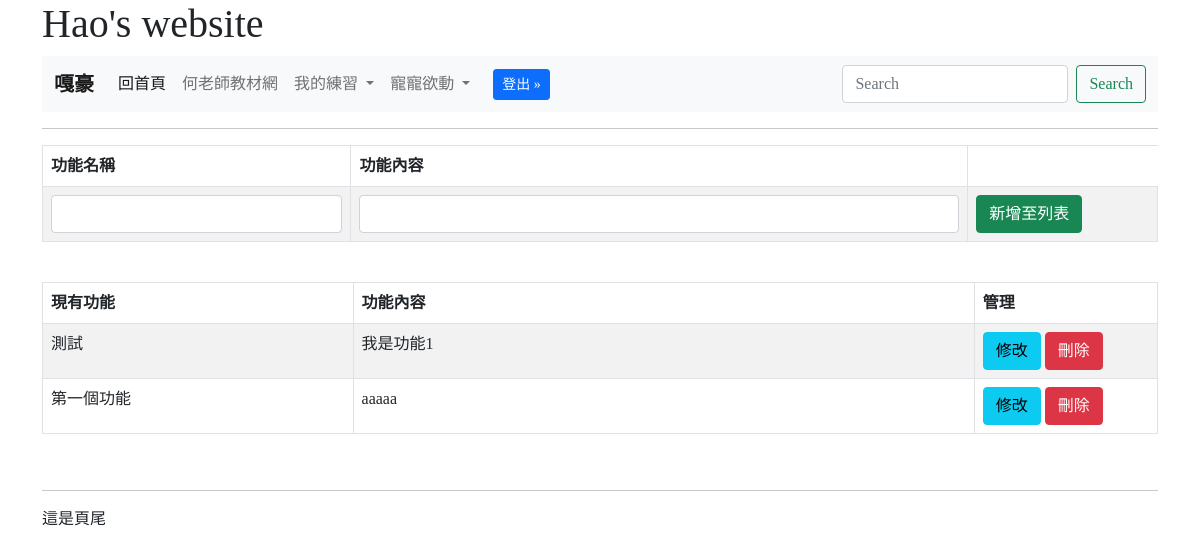
The app's page / (signed in) with its own data.
### mysite/models.py (models this page shows)
class Func(models.Model):
    name = models.CharField(max_length=100)    # 功能名稱
    content = models.TextField()			   # 功能內容

### mysite/views.py (the view)
# urls.py: path('',views.index, name='Index'),
def index(request):
	functions = Func.objects.all()
	form = FunctionForm()
	if request.method == "POST":
		form = FunctionForm(request.POST)
		if form.is_valid():
			form.save()
		return redirect("/")
	context = {
		'functions':functions,
		'form':form
	}
	return render(request, "index.html", context)

### mysite/forms.py
class FunctionForm(forms.ModelForm):
    class Meta:
        model = Func
        fields = '__all__'
        widgets = {
            'name': forms.TextInput(attrs={'class': 'form-control'}),
            'content': forms.TextInput(attrs={'class': 'form-control'})
        }
        labels = {
            'name': '功能名稱',
            'content':'功能內容'
        }

### templates/index.html (shortened to what this page needs)
{% extends "base.html" %}
{% block headmessage %} Hao's website {% endblock %}
{% block main %}
	<hr>
	{% if request.user.is_superuser %}
		<form action="" method="POST">
			<table class="table table-bordered table-striped">
				<thead class="thead-dark">
		            <tr>
		                <th><label>{{ form.name.label }}</label></th>
		                <th><label>{{ form.content.label }}</label></th>
		            </tr>
		        </thead>
				<tr>
					<td Width="200">{{ form.name }}</td>
					<td Width="400">{{ form.content }}</td>
					<td Width="100"><input type="submit" class="btn btn-success" value="新增至列表"></td>
				</tr>
			</table>
		</form>
	{% endif %}
	<br>
	<table class="table table-bordered table-striped">
        <thead class="thead-dark">
            <tr>
                <th>現有功能</th>
                <th>功能內容</th>
                {% if request.user.is_superuser %}
                	<th>管理</th>
                {% endif %}
            </tr>
        </thead>
        <tbody>
        	{% for function in functions %}
	            <tr>
			        <td Width="100">{{ function.name }}</td>
			        <td Width="200">{{ function.content }}</td>
			        {% if request.user.is_superuser %}
				        <td Width="50">
						    <a href="{% url 'UpdateF' function.id %}" class="btn btn-info">修改</a>
						    <a href="{% url 'DeleteF' function.id %}" class="btn btn-danger">刪除</a>
				        </td>
				    {% endif %}
			    </tr>
	        {% endfor %}
        </tbody>
    </table>
	<br>
{% endblock %}

### templates/menu.html (shortened to what this page needs)
<nav class="navbar navbar-expand-lg navbar-light bg-light">
  <div class="container-fluid">
    <a class="navbar-brand" href="#">
      {% if request.user.is_authenticated %}
        <b>{{ request.user.first_name }}</b>
      {% else %}
        懶得登入的人
      {% endif %}
    </a>
    <div class="collapse navbar-collapse" id="navbarSupportedContent">
      <ul class="navbar-nav me-auto mb-2 mb-lg-0">
        <li class="nav-item">
          <a class="nav-link active" aria-current="page" href="/">回首頁</a>
        </li>
        <li class="nav-item">
          <a class="nav-link" href="https://104.es">何老師教材網</a>
        </li>
        <li class="nav-item dropdown">
          <a class="nav-link dropdown-toggle" href="#" id="navbarDropdown" role="button" data-bs-toggle="dropdown" aria-expanded="false">
            我的練習
          </a>
        </li>
        <li class="nav-item dropdown">
          <a class="nav-link dropdown-toggle" href="#" id="navbarDropdown" role="button" data-bs-toggle="dropdown" aria-expanded="false">
            寵寵欲動
          </a>
        </li>
        {% if request.user.is_authenticated %}
          <li class="nav-item">
              <a class="btn btn-lg btn-primary btn-sm" style="margin-top:5px;margin-left:15px" href="{% url 'Logout' %}" role="button">登出 &#187;</a>
          </li>
        {% endif %}
      </ul>
      <form class="d-flex">
        <input class="form-control me-2" type="search" placeholder="Search" aria-label="Search">
        <button class="btn btn-outline-success" type="submit">Search</button>
      </form>
    </div>
  </div>
</nav>

### records on screen
Func: name "測試", content "我是功能1"
Func: name "第一個功能", content "aaaaa"

### other values on screen
{{ request.user.first_name }} "嘎豪"
